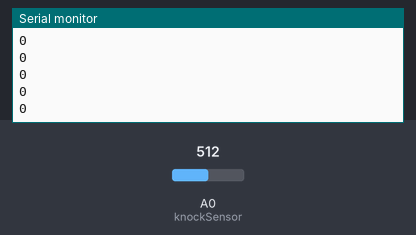
Bench run of a sketch on a simulated Arduino Uno, built with avr-gcc and run on an emulated ATmega328P. Shown: the last lines printed to the serial monitor. The inputs (shaded band) are chosen by the test bench; at power-on: A0 (knockSensor) = 512.

Above: at 1.2 s.
1.3 s: A0 (knockSensor) set to 595
At 1.31 s:
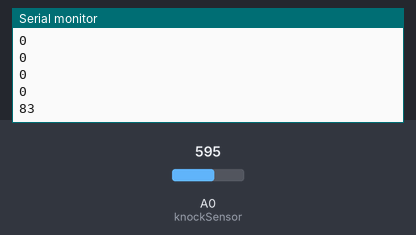
2.8 s: A0 (knockSensor) set to 627
At 3.12 s:
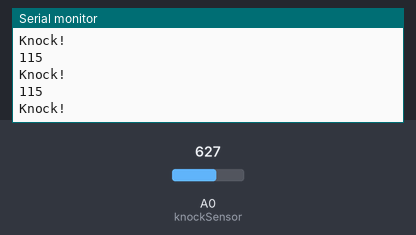
Timing chart, 0 to 5.8 s (numbered marks = the images above; inputs shaded):
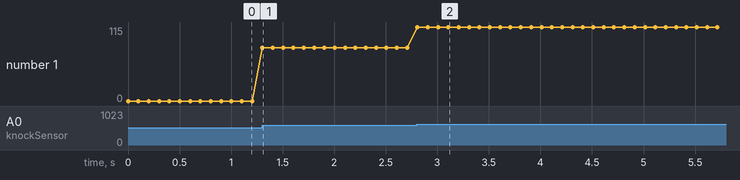

The sketch:

knockTest.ino
```cpp
int knockSensor = 0;
byte val = 0;
int THRESHOLD = 100;

void setup() {
  pinMode( knockSensor, INPUT);
 Serial.begin(9600);
}

void loop() {
  val = analogRead(knockSensor);
  //val = digitalRead(knockSensor);
  Serial.println(val);
  if (val >= THRESHOLD) {
    Serial.println("Knock!");
  }

  delay(100);  // we have to make a delay to avoid overloading the serial port
}
```

Measured:
- the behaviour switches between 611 and 612 on A0 (knockSensor) (found by bisection; images 1 and 2)
- after the input at 1.3 s, the serial monitor: prints a new line at once (image 1)
- after the input at 2.8 s, the serial monitor: prints a new line at once (image 2)
- plotted number 1: 0 → 83 after the input at 1.3 s, 83 → 115 after the input at 2.8 s
